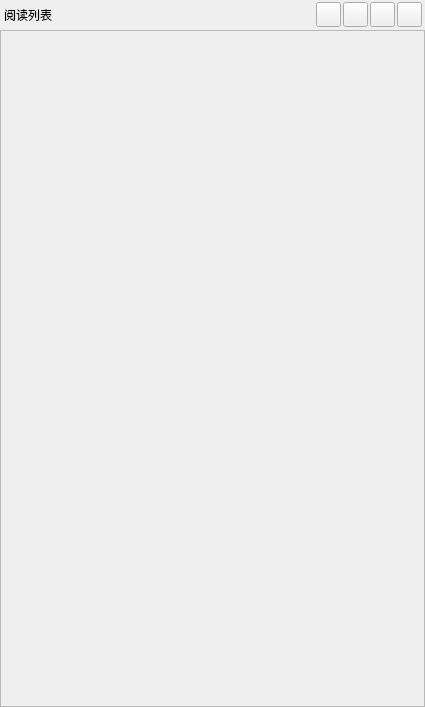
<?xml version="1.0" encoding="UTF-8"?>
<ui version="4.0">
 <class>Form</class>
 <widget class="QWidget" name="Form">
  <property name="geometry">
   <rect>
    <x>0</x>
    <y>0</y>
    <width>425</width>
    <height>707</height>
   </rect>
  </property>
  <property name="minimumSize">
   <size>
    <width>201</width>
    <height>0</height>
   </size>
  </property>
  <property name="maximumSize">
   <size>
    <width>16777215</width>
    <height>16777215</height>
   </size>
  </property>
  <property name="windowTitle">
   <string>Form</string>
  </property>
  <layout class="QVBoxLayout" name="verticalLayout">
   <property name="spacing">
    <number>0</number>
   </property>
   <property name="leftMargin">
    <number>0</number>
   </property>
   <property name="topMargin">
    <number>0</number>
   </property>
   <property name="rightMargin">
    <number>0</number>
   </property>
   <property name="bottomMargin">
    <number>0</number>
   </property>
   <item>
    <widget class="QWidget" name="widget" native="true">
     <property name="minimumSize">
      <size>
       <width>0</width>
       <height>30</height>
      </size>
     </property>
     <property name="maximumSize">
      <size>
       <width>16777215</width>
       <height>30</height>
      </size>
     </property>
     <layout class="QHBoxLayout" name="horizontalLayout">
      <property name="spacing">
       <number>2</number>
      </property>
      <property name="leftMargin">
       <number>3</number>
      </property>
      <property name="topMargin">
       <number>0</number>
      </property>
      <property name="rightMargin">
       <number>3</number>
      </property>
      <property name="bottomMargin">
       <number>0</number>
      </property>
      <item>
       <widget class="QLabel" name="label">
        <property name="minimumSize">
         <size>
          <width>50</width>
          <height>25</height>
         </size>
        </property>
        <property name="maximumSize">
         <size>
          <width>50</width>
          <height>25</height>
         </size>
        </property>
        <property name="text">
         <string>阅读列表</string>
        </property>
        <property name="alignment">
         <set>Qt::AlignmentFlag::AlignCenter</set>
        </property>
       </widget>
      </item>
      <item>
       <spacer name="horizontalSpacer">
        <property name="orientation">
         <enum>Qt::Orientation::Horizontal</enum>
        </property>
        <property name="sizeHint" stdset="0">
         <size>
          <width>40</width>
          <height>20</height>
         </size>
        </property>
       </spacer>
      </item>
      <item>
       <widget class="QPushButton" name="pushButton_add">
        <property name="minimumSize">
         <size>
          <width>25</width>
          <height>25</height>
         </size>
        </property>
        <property name="maximumSize">
         <size>
          <width>25</width>
          <height>25</height>
         </size>
        </property>
        <property name="cursor">
         <cursorShape>PointingHandCursor</cursorShape>
        </property>
        <property name="text">
         <string/>
        </property>
       </widget>
      </item>
      <item>
       <widget class="QPushButton" name="pushButton_color">
        <property name="minimumSize">
         <size>
          <width>25</width>
          <height>25</height>
         </size>
        </property>
        <property name="maximumSize">
         <size>
          <width>25</width>
          <height>25</height>
         </size>
        </property>
        <property name="cursor">
         <cursorShape>PointingHandCursor</cursorShape>
        </property>
        <property name="text">
         <string/>
        </property>
       </widget>
      </item>
      <item>
       <widget class="QPushButton" name="pushButton_edit">
        <property name="minimumSize">
         <size>
          <width>25</width>
          <height>25</height>
         </size>
        </property>
        <property name="maximumSize">
         <size>
          <width>25</width>
          <height>25</height>
         </size>
        </property>
        <property name="cursor">
         <cursorShape>PointingHandCursor</cursorShape>
        </property>
        <property name="text">
         <string/>
        </property>
       </widget>
      </item>
      <item>
       <widget class="QPushButton" name="pushButton_delete">
        <property name="minimumSize">
         <size>
          <width>25</width>
          <height>25</height>
         </size>
        </property>
        <property name="maximumSize">
         <size>
          <width>25</width>
          <height>25</height>
         </size>
        </property>
        <property name="cursor">
         <cursorShape>PointingHandCursor</cursorShape>
        </property>
        <property name="text">
         <string/>
        </property>
       </widget>
      </item>
     </layout>
    </widget>
   </item>
   <item>
    <widget class="QScrollArea" name="scrollArea">
     <property name="widgetResizable">
      <bool>true</bool>
     </property>
     <widget class="QWidget" name="scrollAreaWidgetContents_LBottom">
      <property name="geometry">
       <rect>
        <x>0</x>
        <y>0</y>
        <width>423</width>
        <height>675</height>
       </rect>
      </property>
      <layout class="QVBoxLayout" name="verticalLayout_2">
       <property name="spacing">
        <number>0</number>
       </property>
       <property name="leftMargin">
        <number>0</number>
       </property>
       <property name="topMargin">
        <number>0</number>
       </property>
       <property name="rightMargin">
        <number>0</number>
       </property>
       <property name="bottomMargin">
        <number>0</number>
       </property>
       <item>
        <spacer name="verticalSpacer">
         <property name="orientation">
          <enum>Qt::Orientation::Vertical</enum>
         </property>
         <property name="sizeHint" stdset="0">
          <size>
           <width>20</width>
           <height>654</height>
          </size>
         </property>
        </spacer>
       </item>
      </layout>
     </widget>
    </widget>
   </item>
  </layout>
 </widget>
 <resources/>
 <connections/>
</ui>
